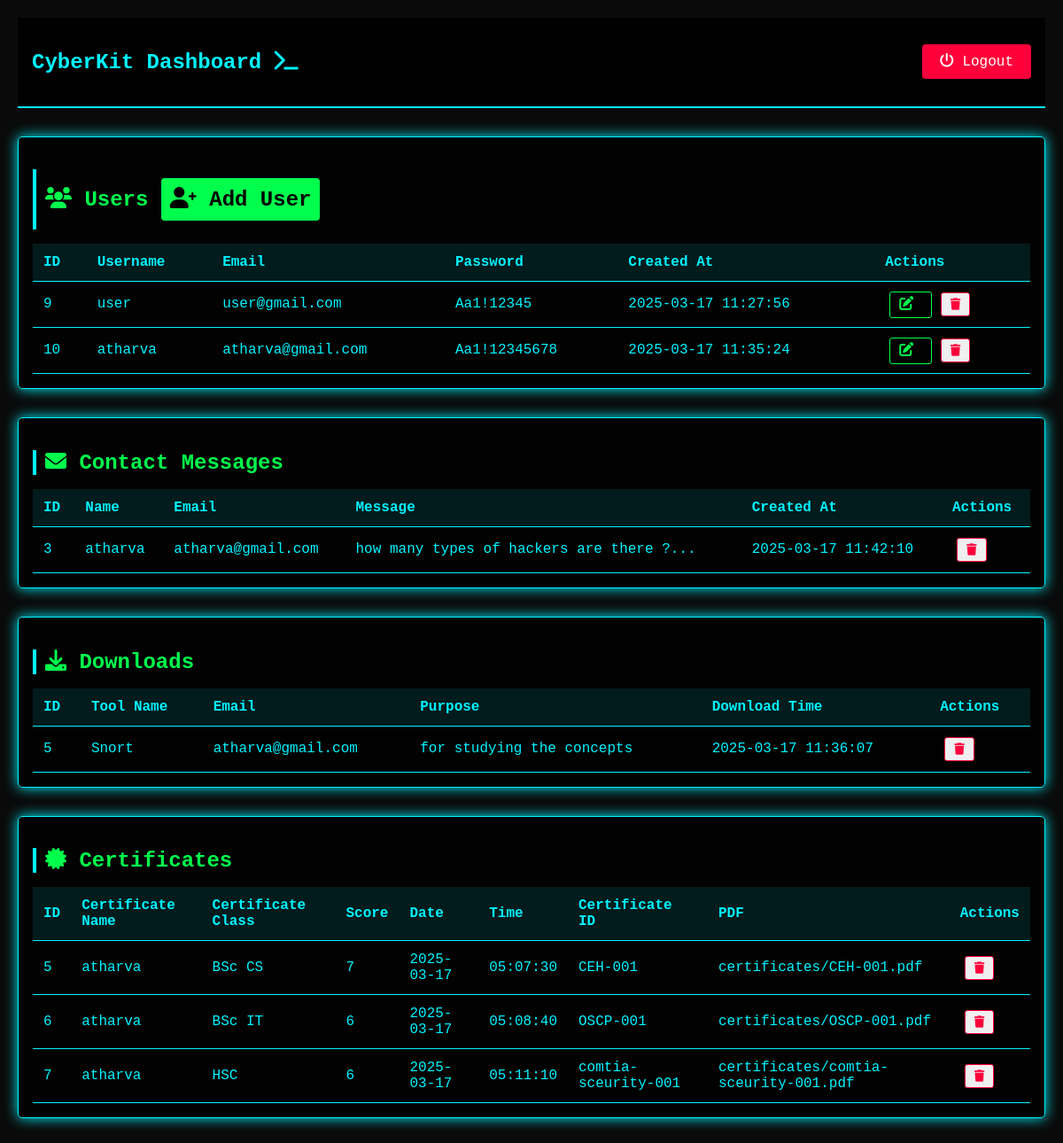
Page /dashboard.php on the committed database.
### tables this page shows
CREATE TABLE `users` (
  `id` int(11) NOT NULL,
  `username` varchar(50) NOT NULL,
  `email` varchar(100) NOT NULL,
  `password` varchar(255) DEFAULT NULL,
  `created_at` timestamp NOT NULL DEFAULT current_timestamp()
);

CREATE TABLE `contact_messages` (
  `id` int(11) NOT NULL,
  `name` varchar(255) NOT NULL,
  `email` varchar(255) NOT NULL,
  `subject` varchar(255) NOT NULL,
  `message` text NOT NULL,
  `created_at` timestamp NOT NULL DEFAULT current_timestamp()
);

CREATE TABLE `downloads` (
  `id` int(11) NOT NULL,
  `username` varchar(255) NOT NULL,
  `email` varchar(255) NOT NULL,
  `purpose` text NOT NULL,
  `tool_name` varchar(255) NOT NULL,
  `download_time` timestamp NOT NULL DEFAULT current_timestamp()
);

CREATE TABLE `certificates` (
  `id` int(11) NOT NULL,
  `cert_name` varchar(255) DEFAULT NULL,
  `cert_class` varchar(255) DEFAULT NULL,
  `cert_score` int(11) DEFAULT NULL,
  `cert_date` date DEFAULT NULL,
  `cert_time` time DEFAULT NULL,
  `cert_id` varchar(50) DEFAULT NULL,
  `cert_pdf` varchar(255) DEFAULT NULL
);

### dashboard.php (the view, shortened to what this page needs)
<?php
$servername = "localhost";
$username = "root";
$password = "";
$dbname = "cyberkit";
$conn = new mysqli($servername, $username, $password, $dbname);
$users = $conn->query("SELECT * FROM users");
$contacts = $conn->query("SELECT * FROM contact_messages");
$downloads = $conn->query("SELECT * FROM downloads");
$certs = $conn->query("SELECT * FROM certificates");
?>
<!DOCTYPE html>
<html lang="en">
<head>
    <link rel="stylesheet" href="https://cdnjs.cloudflare.com/ajax/libs/font-awesome/6.0.0/css/all.min.css">
</head>
<body>
    <nav class="navbar">
        <h1>CyberKit Dashboard <i class="fas fa-terminal"></i></h1>
        <a href="logout.php" class="logout-btn"><i class="fas fa-power-off"></i> Logout</a>
    </nav>
    <div class="container">
        <div class="table-section">
            <h2><i class="fas fa-users"></i> Users <a href="add_user.php" class="add-user"><i class="fas fa-user-plus"></i> Add User</a></h2>
            <table>
                <tr>
                    <th>ID</th>
                    <th>Username</th>
                    <th>Email</th>
                    <th>Password</th>
                    <th>Created At</th>
                    <th>Actions</th>
                </tr>
                <?php while($row = $users->fetch_assoc()): ?>
                <tr>
                    <td><?= $row['id'] ?></td>
                    <td><?= $row['username'] ?></td>
                    <td><?= $row['email'] ?></td>
                    <td><?= $row['password'] ?></td>
                    <td><?= $row['created_at'] ?></td>
                    <td class="action-btns">
                    <a href="edit_user.php?id=<?php echo $row['id']; ?>" class="btn btn-edit">
                    <i class="fas fa-edit"></i>
                     </a>
                     <form action="user_delete.php" method="post" style="display: inline;">
        <button type="submit" class="btn btn-delete">
            <i class="fas fa-trash"></i>
        </button>
    </form>
</td>
                </tr>
                <?php endwhile; ?>
            </table>
        </div>
        <div class="table-section">
            <h2><i class="fas fa-envelope"></i> Contact Messages</h2>
            <table>
                <tr>
                    <th>ID</th>
                    <th>Name</th>
                    <th>Email</th>
                    <th>Message</th>
                    <th>Created At</th>
                    <th>Actions</th>
                </tr>
                <?php while($row = $contacts->fetch_assoc()): ?>
                <tr>
                    <td><?= $row['id'] ?></td>
                    <td><?= $row['name'] ?></td>
                    <td><?= $row['email'] ?></td>
                    <td><?= substr($row['message'], 0, 50) ?>...</td>
                    <td><?= $row['created_at'] ?></td>
                    <td class="action-btns">
                    <form action="delete_message.php" method="post" style="display: inline;">
        <button type="submit" class="btn btn-delete">
            <i class="fas fa-trash"></i>
        </button>
    </form>
     </td>
                </tr>
                <?php endwhile; ?>
            </table>
        </div>
<div class="table-section">
    <h2><i class="fas fa-download"></i> Downloads</h2>
    <table>
        <tr>
            <th>ID</th>
            <th>Tool Name</th>
            <th>Email</th>
            <th>Purpose</th>
            <th>Download Time</th>
            <th>Actions</th>
        </tr>
        <?php while($row = $downloads->fetch_assoc()): ?>
        <tr>
            <td><?= isset($row['id']) ? $row['id'] : 'N/A'; ?></td>
            <td><?= isset($row['tool_name']) ? $row['tool_name'] : 'N/A'; ?></td>
            <td><?= isset($row['email']) ? $row['email'] : 'N/A'; ?></td>
            <td><?= isset($row['purpose']) ? $row['purpose'] : 'N/A'; ?></td>
            <td><?= isset($row['download_time']) ? $row['download_time'] : 'N/A'; ?></td>
            <td class="action-btns">
                <form action="delete_downloads.php" method="post" style="display: inline;">
                    <button type="submit" class="btn btn-delete">
                        <i class="fas fa-trash"></i>
                    </button>
                </form>
            </td>
        </tr>
        <?php endwhile; ?>
    </table>
</div>
        <div class="table-section">
            <h2><i class="fas fa-certificate"></i> Certificates</h2>
            <table>
                <tr>
                    <th>ID</th>
                    <th>Certificate Name</th>
                    <th>Certificate Class</th>
                    <th>Score</th>
                    <th>Date</th>
                    <th>Time</th>
                    <th>Certificate ID</th>
                    <th>PDF</th>
                    <th>Actions</th>
                </tr>
                <?php while($row = $certs->fetch_assoc()): ?>
                <tr>
                    <td><?= $row['id'] ?></td>
                    <td><?= $row['cert_name'] ?></td>
                    <td><?= $row['cert_class'] ?></td>
                    <td><?= $row['cert_score'] ?></td>
                    <td><?= $row['cert_date'] ?></td>
                    <td><?= $row['cert_time'] ?></td>
                    <td><?= $row['cert_id'] ?></td>
                    <td><?= $row['cert_pdf'] ?></td>
                    <td class="action-btns">
                    <form action="delete_certificate.php" method="post" style="display: inline;">
        <button type="submit" class="btn btn-delete">
            <i class="fas fa-trash"></i>
        </button>
    </form>                    </td>
                </tr>
                <?php endwhile; ?>
            </table>
        </div>
    </div>
</body>
</html>

### dashboard.php (style rules this page uses)
:root { --cyber-blue: #00f3ff; --matrix-green: #00ff4c; --dark-bg: #0a0a0a; --terminal-text: #00ff00; --light-gray: #333; }
body { background-color: var(--dark-bg); color: var(--cyber-blue); font-family: 'Courier New', monospace; margin: 0; padding: 20px; }
.navbar { background: rgba(0, 0, 0, 0.9); padding: 1rem; margin-bottom: 2rem; border-bottom: 2px solid var(--cyber-blue); display: flex; justify-content: space-between; align-items: center; }
.logout-btn { background: #ff003b; color: white; padding: 10px 20px; border: none; border-radius: 4px; cursor: pointer; text-decoration: none; }
.container { max-width: 1200px; margin: 0 auto; }
.table-section { background: rgba(0, 0, 0, 0.8); border: 1px solid var(--cyber-blue); margin-bottom: 2rem; padding: 1rem; box-shadow: 0 0 15px var(--cyber-blue); border-radius: 5px; }
table { width: 100%; border-collapse: collapse; margin-top: 1rem; }
th, td { padding: 12px; text-align: left; border-bottom: 1px solid var(--cyber-blue); }
th { background-color: rgba(0, 243, 255, 0.1); }
.action-btns .btn { margin: 0 5px; padding: 5px 10px; border: 1px solid; border-radius: 3px; cursor: pointer; }
.btn-edit { color: var(--matrix-green); border-color: var(--matrix-green); }
.btn-delete { color: #ff003b; border-color: #ff003b; }
h2 { color: var(--matrix-green); border-left: 4px solid var(--cyber-blue); padding-left: 10px; margin-bottom: 10px; }
.add-user { background: var(--matrix-green); color: black; padding: 10px; text-decoration: none; display: inline-block; margin: 10px 0; border-radius: 4px; }
a { text-decoration: none; }

### rows in the picture
users: id "9", username "user", email "user@gmail.com", password "Aa1!12345", created_at "2025-03-17 11:27:56"
users: id "10", username "atharva", email "atharva@gmail.com", password "Aa1!12345678", created_at "2025-03-17 11:35:24"
contact_messages: id "3", name "atharva", email "atharva@gmail.com", message "how many types of hackers are there ?", created_at "2025-03-17 11:42:10"
downloads: id "5", tool_name "Snort", email "atharva@gmail.com", purpose "for studying the concepts", download_time "2025-03-17 11:36:07"
certificates: id "5", cert_name "atharva", cert_class "BSc CS", cert_score "7", cert_date "2025-03-17", cert_time "05:07:30", cert "CEH-001", cert_pdf "certificates/CEH-001.pdf"
certificates: id "6", cert_name "atharva", cert_class "BSc IT", cert_score "6", cert_date "2025-03-17", cert_time "05:08:40", cert "OSCP-001", cert_pdf "certificates/OSCP-001.pdf"
certificates: id "7", cert_name "atharva", cert_class "HSC", cert_score "6", cert_date "2025-03-17", cert_time "05:11:10", cert "comtia-sceurity-001", cert_pdf "certificates/comtia-sceurity-001.pdf"
